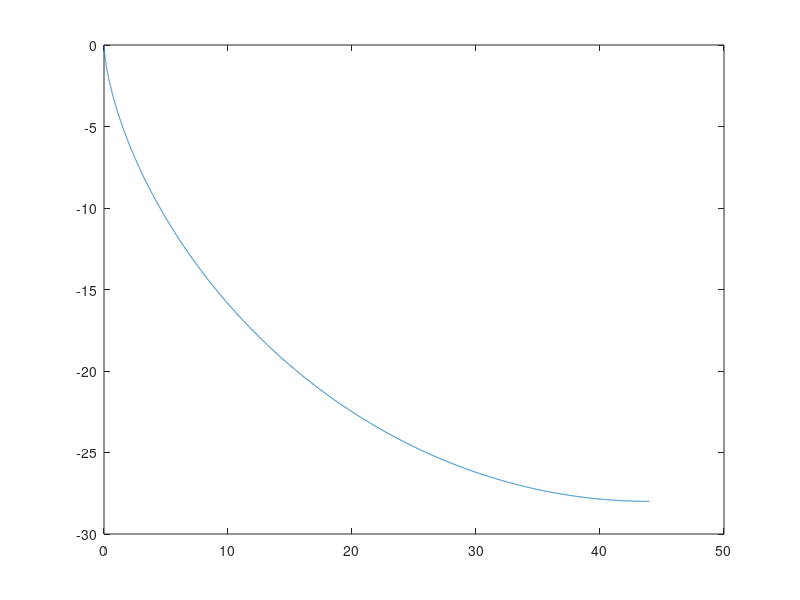

Here is the MATLAB script that generated this plot: (Note: this script raises an error after producing the figure.)
clear all
close all
clc

global GRAVITY BALLRADIUS INERTIA DELTA_TIME MASS
GRAVITY = -9.81;
BALLRADIUS = 1;
MASS = 1;
INERTIA = (2/5)*MASS*BALLRADIUS^2; 

% Decrase for precision
DELTA_TIME = 0.01;

CURVE_SIZE = 14; % Scales brachistochrone curve
DIVISIONS = 10000;
t = linspace(0, pi, DIVISIONS); %%define t for parametric equations (1000 divisions)

x = (CURVE_SIZE)*(t-sin(t)); %% x equation
y = (CURVE_SIZE)*(-1+cos(t)); %% y equation

% Plot the Brachistochrone curve
plot(x,y)

%% Find Slopes 
% I can do this two ways, I can either use equation or just do
% delta y/delta x

slopes_theta = atan2(y, x);
%% Set slopes and calculate velocity

setOldVelocity(0.01,0.01);
oldPosition = [0,0];


elapsedTime = 0;
velocities = 1:length(slopes_theta);
accelerations = 1:length(slopes_theta);

for idx = 1:length(slopes_theta)
    setTheta(slopes_theta(idx));
    
    [delta_position, finalVelocity] = slopeNoSlipping;
    
    % In the original slope algorithm, we used 
    % delta_position = delta_time * velocity from slopeNoSlipping function
    % for position. Then, we checked at the end if it had reached the end.
    % For the brachistochrone, we know the points positions and calculate
    % the average time it would take the point to reach the next point
    
    
    if idx == 1
        velocities(idx) = norm(finalVelocity);
    else
        velocities(idx) = norm(finalVelocity);
        delta_time = norm([x(idx) - x(idx -1), y(idx) - y(idx -1)]) / norm(finalVelocity);
        accelerations(idx) = getOldVelocity(3) / (delta_time);
        elapsedTime = delta_time + elapsedTime;
        
    end

    setOldVelocity(finalVelocity(1),finalVelocity(2));
    
end